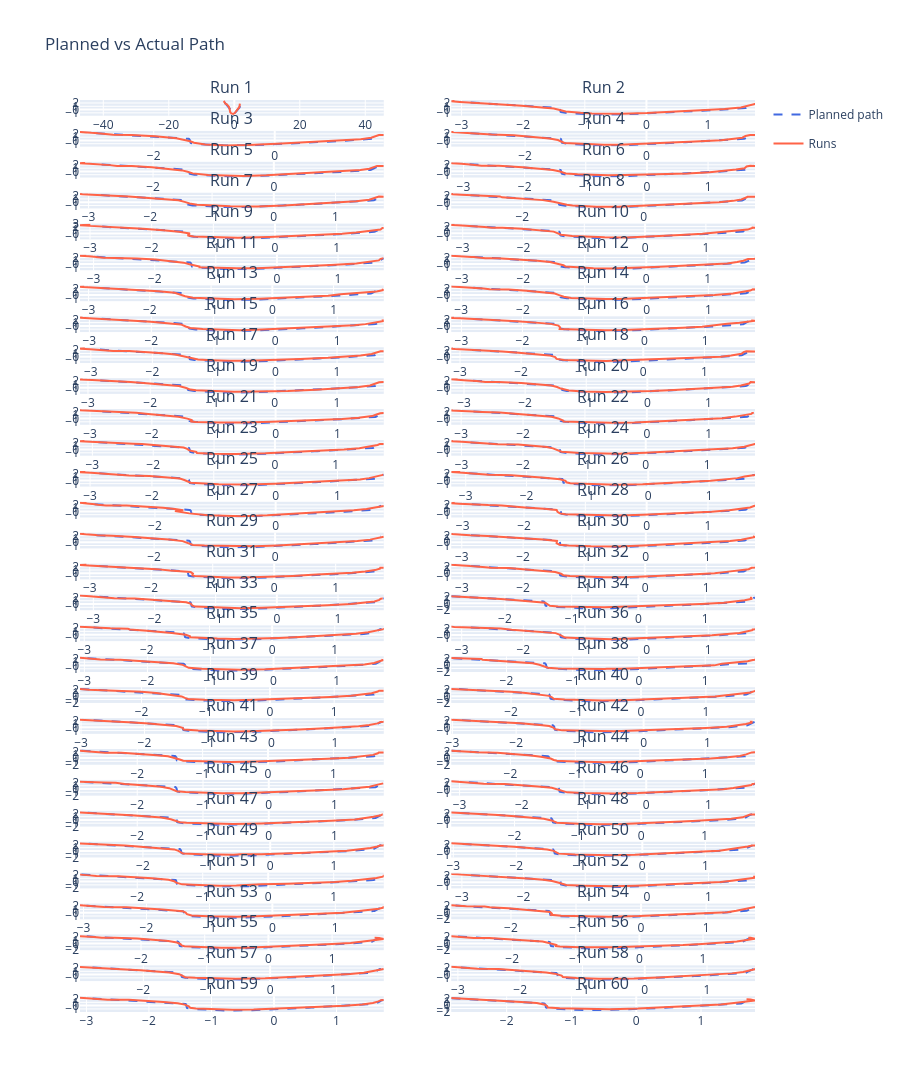

The notebook cell saved with this chart:
### Markdown cell above
### 2. Visualização dos Caminhos

Comparação entre o caminho planejado pelo NAV2 e a trajetória real percorrida pelo robô em cada execução.

### Code cell
n_runs = len(paths_df)
cols = 2
rows = math.ceil(n_runs / cols)
titles = [f'Run {i+1}' for i in range(n_runs)]

fig = make_subplots(rows=rows, cols=cols,
                    subplot_titles=titles,
                    shared_yaxes=False)

for i, (actual_df, last_plan) in enumerate(zip(paths_df, plans_df)):
    row = i // cols + 1
    col = i % cols + 1

    fig.add_trace(go.Scatter(
        x=last_plan['x'], y=last_plan['y'],
        mode='lines', name='Planned path',
        line=dict(color='royalblue', dash='dash', width=2),
        legendgroup='plan', showlegend=(i == 0)
    ), row=row, col=col)

    fig.add_trace(go.Scatter(
        x=actual_df['pos_x'], y=actual_df['pos_y'],
        mode='lines', name=f'Runs',
        line=dict(color='tomato', width=2),
        showlegend=(i == 0),
        legendgroup=f'run{i+1}'
    ), row=row, col=col)

fig.update_yaxes(scaleanchor='x', scaleratio=1)
fig.update_layout(
    title='Planned vs Actual Path',
    hovermode='closest',
    height=500 * rows,
    width=900
)
fig.show()
